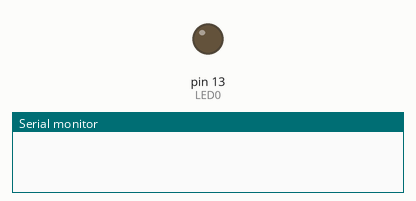
This sketch was run on a simulated Arduino Leonardo, built with avr-gcc and run on an emulated ATmega32U4. Parts: output pins drawn as LEDs (lit = HIGH), the last lines printed to the serial monitor.

Above: at 0.1 s.
At 1.2 s:
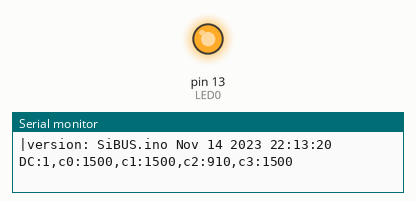
Timing chart, 0 to 2.7 s (numbered marks = the images above):
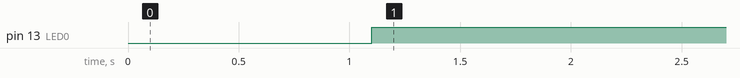

Measured:
- by itself, pin 13 (LED0): LOW → HIGH at 1.1 s

The sketch:

SiBUS.ino
```cpp
/*
This is a Simple iBUS reader for FlySky TRX systems.
iBus protocol: https://images.squarespace-cdn.com/content/v1/5bc852d6b9144934c40d499c/1569662017550-NUTP9D3P1QG3WG1CXOBJ/WX20190928-165620%402x.png
Tested on Arduino Nano 33 IoT (SAMD21) with FlySky FS-I6X transmitter and FS-RX2A pro receiver.
Wiring: FS-RX2A IBUS pin to Arduino Nano 33 IoT RX pin.

Features:
* No reading timing requirements, call read() function when you need data.
* Connection lost detection, works only when read() is called frequent enough (within lost detection time, default 2 sec).
* Failsafe to default values when lost.

You can maybe add configurable failsafe values or channel 11 to 14 or many other things to this simple iBus class

*/

#include "SiBUS.h"

#define version F(__FILE__ " " __DATE__ " " __TIME__)

#define LED0 13 // LED lights up when losing signal

SiBUS iBus(Serial1);
// Serial1 using pin RX tested on Arduino Nano 33 IoT, for other boards see https://www.arduino.cc/reference/en/language/functions/communication/serial/


unsigned long dt = 0;
unsigned long then = 0;

unsigned long dbug_timer = 0;
unsigned long dbug_timeout = 25000; // Serial display period here (microsecond)

int saveval=0;

void setup()
{
  pinMode(LED0, OUTPUT);
  Serial.begin(115200);
  delay(500);

  iBus.begin();    // iBUS connected to Serial0 - change to Serial1 or Serial2 port when required

  delay(500);

  Serial.print("\n|version: "); Serial.println(version); // show version

  then = micros();
}

void loop()
{
  // timing for serial display
  dt = micros() - then;
  then += dt;

  iBus.read(); // call when you need an update, it can handle any call frequency

  dbug_timer += dt;
  if(dbug_timer > dbug_timeout)
  {
    dbug_timer = 0;
    digitalWrite(LED0, iBus.lost);
    Serial.print("\nDC:");
    Serial.print(iBus.lost);

    for(int i=0; i<4; ++i) // Serial plotter display
    {
      Serial.print(",c");
      Serial.print(i);
      Serial.print(":");
      Serial.print(iBus.channel[i]);
    }

    /*
    for(int i=0; i<10; ++i) // all 10 channel display
    {
      Serial.print("\nch");
      Serial.print(i);
      Serial.print(":");
      Serial.print(iBus.channel[i]);
    }
    */
  }
  delay(100); // change this delay is to see it handle different timings
}
```

SiBUS.cpp
```cpp
#include "SiBUS.h"

SiBUS::SiBUS(HardwareSerial &serial)
  : serialPort(serial)
{
  reset_channels();
}

void SiBUS::reset_channels()
{
  // set default
  channel[0] = 1500;
  channel[1] = 1500;
  channel[2] = 910;
  channel[3] = 1500;
  channel[4] = 1000;
  channel[5] = 1000;
  channel[6] = 1000;
  channel[7] = 1000;
  channel[8] = 1000;
  channel[9] = 1000;
}

void SiBUS::begin()
{
  serialPort.begin(115200);
}

void SiBUS::read()
{
  now = micros();
  if(now - heartbeat < 3000) // if check too soon;
  {
    return;
  }
  else if(now - heartbeat > lost_timeout) // lost
  {
    lost = 1; heartbeat = now - lost_timeout;
    reset_channels(); // failsafe
  }

  serial_buffer_len = serialPort.available(); // available is slow, do it once

  if(serial_buffer_len < 32) // mid-transmission
  {
    //Serial.print("\nerr.1\n");
    return;
  }

  while(serial_buffer_len-- > 63) // trim serial buffer to 63 bytes
  {
    serialPort.read();
  }

  data[0] = serialPort.read();
  data[1] = serialPort.read();
  while(serial_buffer_len)
  {
    if(data[0] == 0x20 && data[1]== 0x40) // find the header
    {
      sum = 0x60; // reset sum = 0x20 + 0x40
      for(int i=2; i<32; ++i)
      {
        data[i] = serialPort.read(); // read the remaining 30 bytes
        sum += data[i]; // sum
      }
      // sum = byte[0] + ... + byte[32]
      // checksum = byte[0] + ... + byte[29] + (byte[30] + (byte[31] << 8)) = 0xFFFF
      // -> sum + byte[31] * (2^8 -1) = 0xFFFF
      if( sum + int(data[31])*0xFF == 0xFFFF) // check the sum
      {
        // update channels
        channel[0] = data[2] + ( (data[3] & 0x0F) << 8 );
        channel[1] = data[4] + ( (data[5] & 0x0F) << 8 );
        channel[2] = data[6] + ( (data[7] & 0x0F) << 8 );
        channel[3] = data[8] + ( (data[9] & 0x0F) << 8 );
        channel[4] = data[10] + ( (data[11] & 0x0F) << 8 );
        channel[5] = data[12] + ( (data[13] & 0x0F) << 8 );
        channel[6] = data[14] + ( (data[15] & 0x0F) << 8 );
        channel[7] = data[16] + ( (data[17] & 0x0F) << 8 );
        channel[8] = data[18] + ( (data[19] & 0x0F) << 8 );
        channel[9] = data[20] + ( (data[21] & 0x0F) << 8 );
        heartbeat = now; // one good packet
        lost = 0; // not lost
      }
      else //
      {
        Serial.print("\nerr.3=");
        Serial.println(sum); // bad checksum
      }
      return;
    }
    // iterate
    data[0] = data[1];
    data[1] = serialPort.read();
    --serial_buffer_len;
  }
}
```

SiBUS.h
```cpp
#ifndef SiBUS_H
#define SiBUS_H

#include <Arduino.h>
#include "HardwareSerial.h"
// Arduino Nano 33 IoT (SAMD21) buffer size is 256
#define lost_timeout 200000 // 2 sec -> lost

class SiBUS
{
public:
  SiBUS(HardwareSerial &serial);
  void begin();
  void reset_channels();
  void read();
  bool lost;
  int channel[10];

private:
  HardwareSerial &serialPort;
  int serial_buffer_len = 0;
  byte data[32];
  int sum = 0;
  unsigned long now = 0;
  unsigned long heartbeat = 0; // last good signal time
};

#endif
```
